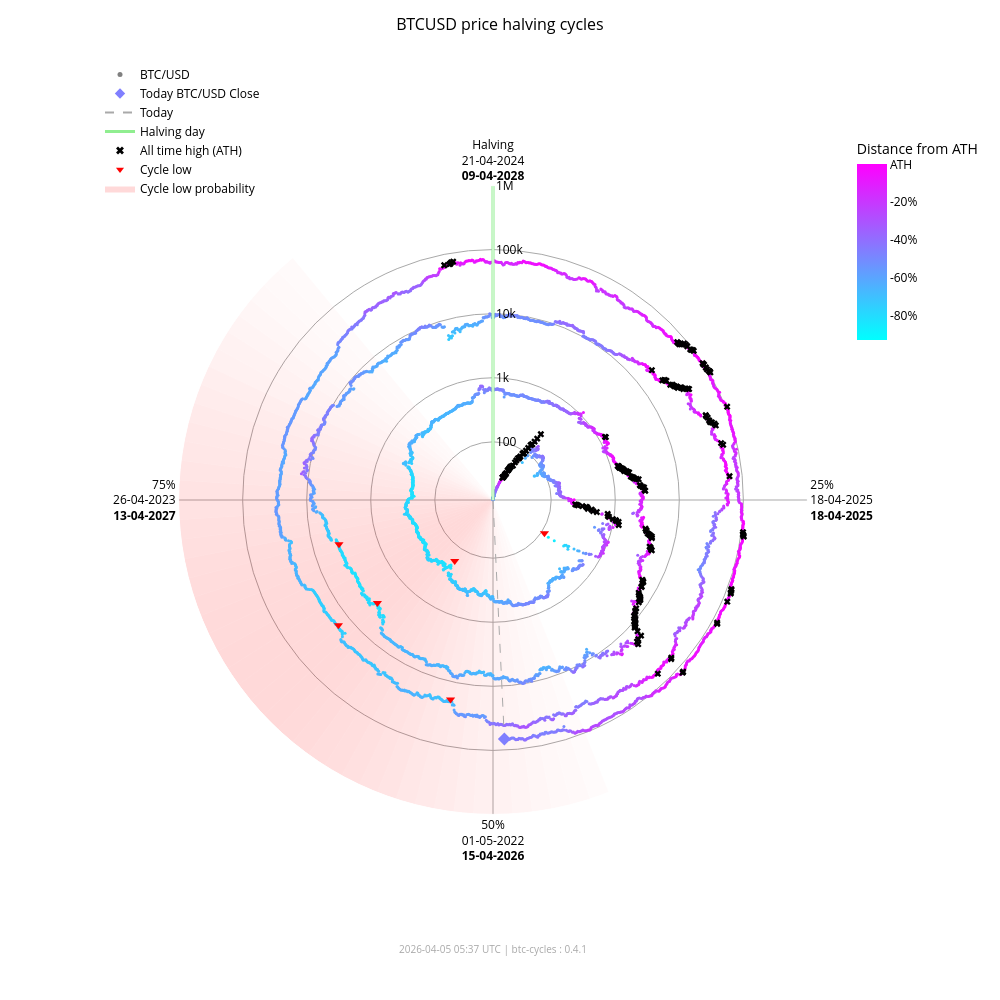

Notebook code for this chart:
### Markdown cell above
### Interactive chart (plotly)

### Code cell
fig_interactive = btc.plot(
    kind="interactive",
    from_date="2012-11-28",
)
# plotly config for interactivity
config = {"scrollZoom": True, "displayModeBar": True}
# display in notebook
fig_interactive.show(config=config)

### Figure 1 — Plotly figure (JSON) as saved in the notebook; plotly's stock layout.template omitted (floating-point values rounded to 4 significant figures; data arrays with more than 128 entries replaced by an {"elided": "..."} marker saying what was removed)
{"data": [{"fill": "toself", "fillcolor": "rgba(255,0,0,0.017168280509461755)", "hoverinfo": "skip", "line": {"width": 0}, "mode": "lines", "r": [12.35, 1000000, 1000000, 12.35, 12.35], "showlegend": false, "theta": [158.4, 158.4, 162.0, 162.0, 158.4], "type": "scatterpolar"}, {"fill": "toself", "fillcolor": "rgba(255,0,0,0.022114794501891175)", "hoverinfo": "skip", "line": {"width": 0}, "mode": "lines", "r": [12.35, 1000000, 1000000, 12.35, 12.35], "showlegend": false, "theta": [162.0, 162.0, 165.6, 165.6, 162.0], "type": "scatterpolar"}, {"fill": "toself", "fillcolor": "rgba(255,0,0,0.02790404259511669)", "hoverinfo": "skip", "line": {"width": 0}, "mode": "lines", "r": [12.35, 1000000, 1000000, 12.35, 12.35], "showlegend": false, "theta": [165.6, 165.6, 169.2, 169.2, 165.6], "type": "scatterpolar"}, {"fill": "toself", "fillcolor": "rgba(255,0,0,0.034518294852420334)", "hoverinfo": "skip", "line": {"width": 0}, "mode": "lines", "r": [12.35, 1000000, 1000000, 12.35, 12.35], "showlegend": false, "theta": [169.2, 169.2, 172.8, 172.8, 169.2], "type": "scatterpolar"}, {"fill": "toself", "fillcolor": "rgba(255,0,0,0.041901979682821514)", "hoverinfo": "skip", "line": {"width": 0}, "mode": "lines", "r": [12.35, 1000000, 1000000, 12.35, 12.35], "showlegend": false, "theta": [172.8, 172.8, 176.4, 176.4, 172.8], "type": "scatterpolar"}, {"fill": "toself", "fillcolor": "rgba(255,0,0,0.04996405861294358)", "hoverinfo": "skip", "line": {"width": 0}, "mode": "lines", "r": [12.35, 1000000, 1000000, 12.35, 12.35], "showlegend": false, "theta": [176.4, 176.4, 180.0, 180.0, 176.4], "type": "scatterpolar"}, {"fill": "toself", "fillcolor": "rgba(255,0,0,0.05858349692240514)", "hoverinfo": "skip", "line": {"width": 0}, "mode": "lines", "r": [12.35, 1000000, 1000000, 12.35, 12.35], "showlegend": false, "theta": [180.0, 180.0, 183.6, 183.6, 180.0], "type": "scatterpolar"}, {"fill": "toself", "fillcolor": "rgba(255,0,0,0.06761662035375064)", "hoverinfo": "skip", "line": {"width": 0}, "mode": "lines", "r": [12.35, 1000000, 1000000, 12.35, 12.35], "showlegend": false, "theta": [183.6, 183.6, 187.2, 187.2, 183.6], "type": "scatterpolar"}, {"fill": "toself", "fillcolor": "rgba(255,0,0,0.07690481219944661)", "hoverinfo": "skip", "line": {"width": 0}, "mode": "lines", "r": [12.35, 1000000, 1000000, 12.35, 12.35], "showlegend": false, "theta": [187.2, 187.2, 190.8, 190.8, 187.2], "type": "scatterpolar"}, {"fill": "toself", "fillcolor": "rgba(255,0,0,0.08628112000611096)", "hoverinfo": "skip", "line": {"width": 0}, "mode": "lines", "r": [12.35, 1000000, 1000000, 12.35, 12.35], "showlegend": false, "theta": [190.8, 190.8, 194.4, 194.4, 190.8], "type": "scatterpolar"}, {"fill": "toself", "fillcolor": "rgba(255,0,0,0.09557490841018089)", "hoverinfo": "skip", "line": {"width": 0}, "mode": "lines", "r": [12.35, 1000000, 1000000, 12.35, 12.35], "showlegend": false, "theta": [194.4, 194.4, 198.0, 198.0, 194.4], "type": "scatterpolar"}, {"fill": "toself", "fillcolor": "rgba(255,0,0,0.10461455782963762)", "hoverinfo": "skip", "line": {"width": 0}, "mode": "lines", "r": [12.35, 1000000, 1000000, 12.35, 12.35], "showlegend": false, "theta": [198.0, 198.0, 201.6, 201.6, 198.0], "type": "scatterpolar"}, {"fill": "toself", "fillcolor": "rgba(255,0,0,0.11322908719652829)", "hoverinfo": "skip", "line": {"width": 0}, "mode": "lines", "r": [12.35, 1000000, 1000000, 12.35, 12.35], "showlegend": false, "theta": [201.6, 201.6, 205.2, 205.2, 201.6], "type": "scatterpolar"}, {"fill": "toself", "fillcolor": "rgba(255,0,0,0.12125015337052986)", "hoverinfo": "skip", "line": {"width": 0}, "mode": "lines", "r": [12.35, 1000000, 1000000, 12.35, 12.35], "showlegend": false, "theta": [205.2, 205.2, 208.8, 208.8, 205.2], "type": "scatterpolar"}, {"fill": "toself", "fillcolor": "rgba(255,0,0,0.12851590515331976)", "hoverinfo": "skip", "line": {"width": 0}, "mode": "lines", "r": [12.35, 1000000, 1000000, 12.35, 12.35], "showlegend": false, "theta": [208.8, 208.8, 212.4, 212.4, 208.8], "type": "scatterpolar"}, {"fill": "toself", "fillcolor": "rgba(255,0,0,0.13487757461161184)", "hoverinfo": "skip", "line": {"width": 0}, "mode": "lines", "r": [12.35, 1000000, 1000000, 12.35, 12.35], "showlegend": false, "theta": [212.4, 212.4, 216.0, 216.0, 212.4], "type": "scatterpolar"}, {"fill": "toself", "fillcolor": "rgba(255,0,0,0.14020862181849592)", "hoverinfo": "skip", "line": {"width": 0}, "mode": "lines", "r": [12.35, 1000000, 1000000, 12.35, 12.35], "showlegend": false, "theta": [216.0, 216.0, 219.6, 219.6, 216.0], "type": "scatterpolar"}, {"fill": "toself", "fillcolor": "rgba(255,0,0,0.14441504950654527)", "hoverinfo": "skip", "line": {"width": 0}, "mode": "lines", "r": [12.35, 1000000, 1000000, 12.35, 12.35], "showlegend": false, "theta": [219.6, 219.6, 223.2, 223.2, 219.6], "type": "scatterpolar"}, {"fill": "toself", "fillcolor": "rgba(255,0,0,0.14744459351271713)", "hoverinfo": "skip", "line": {"width": 0}, "mode": "lines", "r": [12.35, 1000000, 1000000, 12.35, 12.35], "showlegend": false, "theta": [223.2, 223.2, 226.8, 226.8, 223.2], "type": "scatterpolar"}, {"fill": "toself", "fillcolor": "rgba(255,0,0,0.14929223192296423)", "hoverinfo": "skip", "line": {"width": 0}, "mode": "lines", "r": [12.35, 1000000, 1000000, 12.35, 12.35], "showlegend": false, "theta": [226.8, 226.8, 230.4, 230.4, 226.8], "type": "scatterpolar"}, {"fill": "toself", "fillcolor": "rgba(255,0,0,0.15)", "hoverinfo": "skip", "line": {"width": 0}, "mode": "lines", "r": [12.35, 1000000, 1000000, 12.35, 12.35], "showlegend": false, "theta": [230.4, 230.4, 234.0, 234.0, 230.4], "type": "scatterpolar"}, {"fill": "toself", "fillcolor": "rgba(255,0,0,0.14965033825231114)", "hoverinfo": "skip", "line": {"width": 0}, "mode": "lines", "r": [12.35, 1000000, 1000000, 12.35, 12.35], "showlegend": false, "theta": [234.0, 234.0, 237.6, 237.6, 234.0], "type": "scatterpolar"}, {"fill": "toself", "fillcolor": "rgba(255,0,0,0.14835378057909807)", "hoverinfo": "skip", "line": {"width": 0}, "mode": "lines", "r": [12.35, 1000000, 1000000, 12.35, 12.35], "showlegend": false, "theta": [237.6, 237.6, 241.2, 241.2, 237.6], "type": "scatterpolar"}, {"fill": "toself", "fillcolor": "rgba(255,0,0,0.14623322283554635)", "hoverinfo": "skip", "line": {"width": 0}, "mode": "lines", "r": [12.35, 1000000, 1000000, 12.35, 12.35], "showlegend": false, "theta": [241.2, 241.2, 244.8, 244.8, 241.2], "type": "scatterpolar"}, {"fill": "toself", "fillcolor": "rgba(255,0,0,0.1434078538226231)", "hoverinfo": "skip", "line": {"width": 0}, "mode": "lines", "r": [12.35, 1000000, 1000000, 12.35, 12.35], "showlegend": false, "theta": [244.8, 244.8, 248.4, 248.4, 244.8], "type": "scatterpolar"}, {"fill": "toself", "fillcolor": "rgba(255,0,0,0.13997983179373427)", "hoverinfo": "skip", "line": {"width": 0}, "mode": "lines", "r": [12.35, 1000000, 1000000, 12.35, 12.35], "showlegend": false, "theta": [248.4, 248.4, 252.0, 252.0, 248.4], "type": "scatterpolar"}, {"fill": "toself", "fillcolor": "rgba(255,0,0,0.13602598258454268)", "hoverinfo": "skip", "line": {"width": 0}, "mode": "lines", "r": [12.35, 1000000, 1000000, 12.35, 12.35], "showlegend": false, "theta": [252.0, 252.0, 255.6, 255.6, 252.0], "type": "scatterpolar"}, {"fill": "toself", "fillcolor": "rgba(255,0,0,0.13159547355344953)", "hoverinfo": "skip", "line": {"width": 0}, "mode": "lines", "r": [12.35, 1000000, 1000000, 12.35, 12.35], "showlegend": false, "theta": [255.6, 255.6, 259.2, 259.2, 255.6], "type": "scatterpolar"}, {"fill": "toself", "fillcolor": "rgba(255,0,0,0.12671301775492697)", "hoverinfo": "skip", "line": {"width": 0}, "mode": "lines", "r": [12.35, 1000000, 1000000, 12.35, 12.35], "showlegend": false, "theta": [259.2, 259.2, 262.8, 262.8, 259.2], "type": "scatterpolar"}, {"fill": "toself", "fillcolor": "rgba(255,0,0,0.12138610149219965)", "hoverinfo": "skip", "line": {"width": 0}, "mode": "lines", "r": [12.35, 1000000, 1000000, 12.35, 12.35], "showlegend": false, "theta": [262.8, 262.8, 266.4, 266.4, 262.8], "type": "scatterpolar"}, {"fill": "toself", "fillcolor": "rgba(255,0,0,0.1156142551644921)", "hoverinfo": "skip", "line": {"width": 0}, "mode": "lines", "r": [12.35, 1000000, 1000000, 12.35, 12.35], "showlegend": false, "theta": [266.4, 266.4, 270.0, 270.0, 266.4], "type": "scatterpolar"}, {"fill": "toself", "fillcolor": "rgba(255,0,0,0.10939851441251548)", "hoverinfo": "skip", "line": {"width": 0}, "mode": "lines", "r": [12.35, 1000000, 1000000, 12.35, 12.35], "showlegend": false, "theta": [270.0, 270.0, 273.6, 273.6, 270.0], "type": "scatterpolar"}, {"fill": "toself", "fillcolor": "rgba(255,0,0,0.10274974912946185)", "hoverinfo": "skip", "line": {"width": 0}, "mode": "lines", "r": [12.35, 1000000, 1000000, 12.35, 12.35], "showlegend": false, "theta": [273.6, 273.6, 277.2, 277.2, 273.6], "type": "scatterpolar"}, {"fill": "toself", "fillcolor": "rgba(255,0,0,0.09569517349791425)", "hoverinfo": "skip", "line": {"width": 0}, "mode": "lines", "r": [12.35, 1000000, 1000000, 12.35, 12.35], "showlegend": false, "theta": [277.2, 277.2, 280.8, 280.8, 277.2], "type": "scatterpolar"}, {"fill": "toself", "fillcolor": "rgba(255,0,0,0.08828282625646727)", "hoverinfo": "skip", "line": {"width": 0}, "mode": "lines", "r": [12.35, 1000000, 1000000, 12.35, 12.35], "showlegend": false, "theta": [280.8, 280.8, 284.4, 284.4, 280.8], "type": "scatterpolar"}, {"fill": "toself", "fillcolor": "rgba(255,0,0,0.08058400018765345)", "hoverinfo": "skip", "line": {"width": 0}, "mode": "lines", "r": [12.35, 1000000, 1000000, 12.35, 12.35], "showlegend": false, "theta": [284.4, 284.4, 288.0, 288.0, 284.4], "type": "scatterpolar"}, {"fill": "toself", "fillcolor": "rgba(255,0,0,0.07269354608292704)", "hoverinfo": "skip", "line": {"width": 0}, "mode": "lines", "r": [12.35, 1000000, 1000000, 12.35, 12.35], "showlegend": false, "theta": [288.0, 288.0, 291.6, 291.6, 288.0], "type": "scatterpolar"}, {"fill": "toself", "fillcolor": "rgba(255,0,0,0.06472784449068783)", "hoverinfo": "skip", "line": {"width": 0}, "mode": "lines", "r": [12.35, 1000000, 1000000, 12.35, 12.35], "showlegend": false, "theta": [291.6, 291.6, 295.2, 295.2, 291.6], "type": "scatterpolar"}, {"fill": "toself", "fillcolor": "rgba(255,0,0,0.05682021976743955)", "hoverinfo": "skip", "line": {"width": 0}, "mode": "lines", "r": [12.35, 1000000, 1000000, 12.35, 12.35], "showlegend": false, "theta": [295.2, 295.2, 298.8, 298.8, 295.2], "type": "scatterpolar"}, {"fill": "toself", "fillcolor": "rgba(255,0,0,0.04911378436707333)", "hoverinfo": "skip", "line": {"width": 0}, "mode": "lines", "r": [12.35, 1000000, 1000000, 12.35, 12.35], "showlegend": false, "theta": [298.8, 298.8, 302.4, 302.4, 298.8], "type": "scatterpolar"}, {"fill": "toself", "fillcolor": "rgba(255,0,0,0.04175213714896469)", "hoverinfo": "skip", "line": {"width": 0}, "mode": "lines", "r": [12.35, 1000000, 1000000, 12.35, 12.35], "showlegend": false, "theta": [302.4, 302.4, 306.0, 306.0, 302.4], "type": "scatterpolar"}, {"fill": "toself", "fillcolor": "rgba(255,0,0,0.034868865657538876)", "hoverinfo": "skip", "line": {"width": 0}, "mode": "lines", "r": [12.35, 1000000, 1000000, 12.35, 12.35], "showlegend": false, "theta": [306.0, 306.0, 309.6, 309.6, 306.0], "type": "scatterpolar"}, {"fill": "toself", "fillcolor": "rgba(255,0,0,0.02857722515334582)", "hoverinfo": "skip", "line": {"width": 0}, "mode": "lines", "r": [12.35, 1000000, 1000000, 12.35, 12.35], "showlegend": false, "theta": [309.6, 309.6, 313.2, 313.2, 309.6], "type": "scatterpolar"}, {"fill": "toself", "fillcolor": "rgba(255,0,0,0.022961515313555197)", "hoverinfo": "skip", "line": {"width": 0}, "mode": "lines", "r": [12.35, 1000000, 1000000, 12.35, 12.35], "showlegend": false, "theta": [313.2, 313.2, 316.8, 316.8, 313.2], "type": "scatterpolar"}, {"fill": "toself", "fillcolor": "rgba(255,0,0,0.01807146942917362)", "hoverinfo": "skip", "line": {"width": 0}, "mode": "lines", "r": [12.35, 1000000, 1000000, 12.35, 12.35], "showlegend": false, "theta": [316.8, 316.8, 320.4, 320.4, 316.8], "type": "scatterpolar"}, {"hoverinfo": "text", "marker": {"color": {"elided": "4877 str values"}, "size": 3}, "mode": "markers", "r": {"elided": "4877 float values"}, "showlegend": false, "text": {"elided": "4877 str values"}, "theta": {"elided": "4877 float values"}, "type": "scatterpolar"}, {"hoverinfo": "skip", "line": {"color": "lightgreen", "width": 3}, "mode": "lines", "r": [12.35, 1000000], "showlegend": false, "theta": [0, 0], "type": "scatterpolar"}, {"hoverinfo": "skip", "line": {"color": "darkgrey", "dash": "dash", "width": 1}, "mode": "lines", "r": [12.35, 67050.0], "showlegend": false, "theta": [177.3, 177.3], "type": "scatterpolar"}, {"hoverinfo": "text", "marker": {"color": "#807fff", "size": 10, "symbol": "diamond"}, "mode": "markers", "r": [67050.0], "showlegend": false, "text": ["Today<br>Date: 2026-04-05<br>Price: $67,050.15"], "theta": [177.3], "type": "scatterpolar"}, {"hoverinfo": "text", "marker": {"color": "black", "size": 6, "symbol": "x"}, "mode": "markers", "r": {"elided": "195 float values"}, "showlegend": false, "text": {"elided": "195 str values"}, "theta": {"elided": "195 float values"}, "type": "scatterpolar"}, {"hoverinfo": "text", "marker": {"color": "red", "size": 8, "symbol": "triangle-down"}, "mode": "markers", "r": [111.6, 164.9, 3233.0, 3925.0, 18950.0, 15760.0], "showlegend": false, "text": ["Cycle Low<br>Date: 2014-02-21<br>Price: $111.56<br>ATH distance: -91.0%", "Cycle Low<br>Date: 2015-01-14<br>Price: $164.92<br>ATH distance: -86.7%", "Cycle Low<br>Date: 2018-12-15<br>Price: $3,232.51<br>ATH distance: -83.3%", "Cycle Low<br>Date: 2019-03-25<br>Price: $3,924.55<br>ATH distance: -79.7%", "Cycle Low<br>Date: 2022-06-18<br>Price: $18,954.25<br>ATH distance: -71.9%", "Cycle Low<br>Date: 2022-11-21<br>Price: $15,760.19<br>ATH distance: -76.7%"], "theta": [122.8, 212.1, 228.3, 254.0, 192.0, 231.0], "type": "scatterpolar"}, {"marker": {"color": "grey", "size": 5}, "mode": "markers", "name": "BTC/USD", "r": [null], "theta": [null], "type": "scatterpolar"}, {"marker": {"color": "#807fff", "size": 8, "symbol": "diamond"}, "mode": "markers", "name": "Today BTC/USD Close", "r": [null], "theta": [null], "type": "scatterpolar"}, {"line": {"color": "darkgrey", "dash": "dash"}, "mode": "lines", "name": "Today", "r": [null], "theta": [null], "type": "scatterpolar"}, {"line": {"color": "lightgreen", "width": 3}, "mode": "lines", "name": "Halving day", "r": [null], "theta": [null], "type": "scatterpolar"}, {"marker": {"color": "black", "size": 7, "symbol": "x"}, "mode": "markers", "name": "All time high (ATH)", "r": [null], "theta": [null], "type": "scatterpolar"}, {"marker": {"color": "red", "size": 7, "symbol": "triangle-down"}, "mode": "markers", "name": "Cycle low", "r": [null], "theta": [null], "type": "scatterpolar"}, {"fill": "toself", "fillcolor": "rgba(255,0,0,0.15)", "line": {"width": 0}, "mode": "lines", "name": "Cycle low probability", "r": [null], "theta": [null], "type": "scatterpolar"}, {"hoverinfo": "skip", "marker": {"cmax": 0, "cmin": -0.9307, "color": [0], "colorbar": {"len": 0.25, "ticktext": ["ATH", "-20%", "-40%", "-60%", "-80%", "-100%"], "tickvals": [0, -0.2, -0.4, -0.6, -0.8, -1.0], "title": {"text": "Distance from ATH"}, "x": 0.95, "y": 0.92, "yanchor": "top"}, "colorscale": {"elided": "256x2 mixed values"}, "showscale": true, "size": 0}, "mode": "markers", "r": [null], "showlegend": false, "theta": [null], "type": "scatterpolar"}], "layout": {"annotations": [{"font": {"color": "darkgrey", "size": 10}, "showarrow": false, "text": "2026-04-05 05:37 UTC | btc-cycles : 0.4.1", "x": 0.5, "xref": "paper", "y": -0.02, "yref": "paper"}], "font": {"color": "black"}, "height": 1000, "legend": {"bgcolor": "rgba(0,0,0,0)", "font": {"color": "black"}, "x": 0.0, "y": 1.0}, "margin": {"b": 60, "l": 100, "r": 80, "t": 60}, "paper_bgcolor": "white", "plot_bgcolor": "white", "polar": {"angularaxis": {"color": "black", "direction": "clockwise", "gridcolor": "darkgrey", "rotation": 90, "ticktext": ["Halving<br>21-04-2024<br><b>09-04-2028</b>", "25%<br>18-04-2025<br><b>18-04-2025</b>", "50%<br>01-05-2022<br><b>15-04-2026</b>", "75%<br>26-04-2023<br><b>13-04-2027</b>"], "tickvals": [0, 90, 180, 270]}, "bgcolor": "white", "domain": {"x": [0.1, 0.9], "y": [0.05, 0.95]}, "radialaxis": {"angle": 90, "color": "black", "gridcolor": "darkgrey", "range": [1.092, 6.0], "tickangle": 90, "ticktext": ["100", "1k", "10k", "100k", "1M"], "tickvals": [100, 1000, 10000, 100000, 1000000], "type": "log"}}, "title": {"font": {"color": "black", "size": 16}, "text": "BTCUSD price halving cycles", "x": 0.5}, "width": 1000}}
